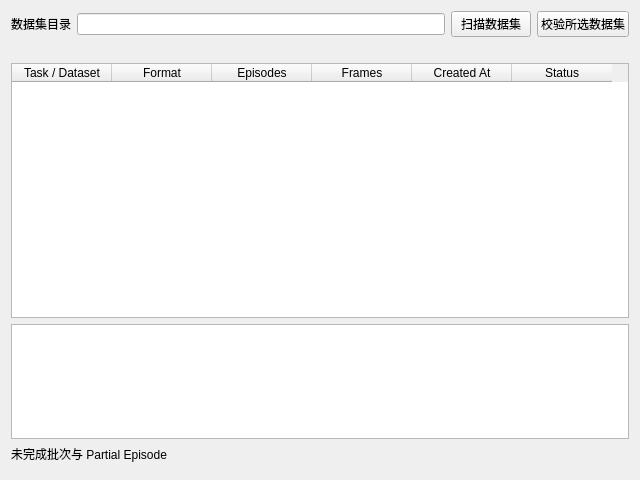
<?xml version='1.0' encoding='utf-8'?>
<ui version="4.0">
 <class>DatasetManagerPage</class>
 <widget class="QWidget" name="DatasetManagerPage">
  <property name="geometry">
   <rect>
    <x>0</x>
    <y>0</y>
    <width>640</width>
    <height>480</height>
   </rect>
  </property>
  <property name="sizePolicy">
   <sizepolicy hsizetype="Preferred" vsizetype="Preferred">
    <horstretch>0</horstretch>
    <verstretch>0</verstretch>
   </sizepolicy>
  </property>
  <layout class="QVBoxLayout" name="dataset_VBoxLayout_1" stretch="0,0,0,0,0,0">
   <property name="leftMargin">
    <number>11</number>
   </property>
   <property name="topMargin">
    <number>11</number>
   </property>
   <property name="rightMargin">
    <number>11</number>
   </property>
   <property name="bottomMargin">
    <number>11</number>
   </property>
   <property name="spacing">
    <number>6</number>
   </property>
   <item>
    <layout class="QHBoxLayout" name="dataset_HBoxLayout_1" stretch="0,0,0,0">
     <property name="leftMargin">
      <number>0</number>
     </property>
     <property name="topMargin">
      <number>0</number>
     </property>
     <property name="rightMargin">
      <number>0</number>
     </property>
     <property name="bottomMargin">
      <number>0</number>
     </property>
     <property name="spacing">
      <number>6</number>
     </property>
     <item>
      <widget class="QLabel" name="dataset_Label_1">
       <property name="sizePolicy">
        <sizepolicy hsizetype="Preferred" vsizetype="Preferred">
         <horstretch>0</horstretch>
         <verstretch>0</verstretch>
        </sizepolicy>
       </property>
       <property name="text">
        <string>数据集目录</string>
       </property>
       <property name="wordWrap">
        <bool>false</bool>
       </property>
       <property name="alignment">
        <set>Qt::AlignLeft|Qt::AlignVCenter</set>
       </property>
       <property name="textInteractionFlags">
        <set>Qt::LinksAccessibleByMouse</set>
       </property>
      </widget>
     </item>
     <item>
      <widget class="QLineEdit" name="dataset_root_edit">
       <property name="sizePolicy">
        <sizepolicy hsizetype="Expanding" vsizetype="Fixed">
         <horstretch>0</horstretch>
         <verstretch>0</verstretch>
        </sizepolicy>
       </property>
       <property name="text">
        <string />
       </property>
       <property name="placeholderText">
        <string />
       </property>
      </widget>
     </item>
     <item>
      <widget class="QPushButton" name="dataset_scan_button">
       <property name="sizePolicy">
        <sizepolicy hsizetype="Minimum" vsizetype="Fixed">
         <horstretch>0</horstretch>
         <verstretch>0</verstretch>
        </sizepolicy>
       </property>
       <property name="text">
        <string>扫描数据集</string>
       </property>
      </widget>
     </item>
     <item>
      <widget class="QPushButton" name="dataset_validate_button">
       <property name="sizePolicy">
        <sizepolicy hsizetype="Minimum" vsizetype="Fixed">
         <horstretch>0</horstretch>
         <verstretch>0</verstretch>
        </sizepolicy>
       </property>
       <property name="text">
        <string>校验所选数据集</string>
       </property>
      </widget>
     </item>
    </layout>
   </item>
   <item>
    <widget class="QLabel" name="dataset_active_label">
     <property name="sizePolicy">
      <sizepolicy hsizetype="Preferred" vsizetype="Preferred">
       <horstretch>0</horstretch>
       <verstretch>0</verstretch>
      </sizepolicy>
     </property>
     <property name="text">
      <string />
     </property>
     <property name="wordWrap">
      <bool>false</bool>
     </property>
     <property name="alignment">
      <set>Qt::AlignLeft|Qt::AlignVCenter</set>
     </property>
     <property name="textInteractionFlags">
      <set>Qt::LinksAccessibleByMouse</set>
     </property>
    </widget>
   </item>
   <item>
    <widget class="QTableWidget" name="dataset_table">
     <property name="sizePolicy">
      <sizepolicy hsizetype="Expanding" vsizetype="Expanding">
       <horstretch>0</horstretch>
       <verstretch>0</verstretch>
      </sizepolicy>
     </property>
     <property name="rowCount">
      <number>0</number>
     </property>
     <property name="columnCount">
      <number>6</number>
     </property>
     <property name="selectionBehavior">
      <enum>QAbstractItemView::SelectRows</enum>
     </property>
     <property name="editTriggers">
      <set>QAbstractItemView::NoEditTriggers</set>
     </property>
     <column>
      <property name="text">
       <string>Task / Dataset</string>
      </property>
     </column>
     <column>
      <property name="text">
       <string>Format</string>
      </property>
     </column>
     <column>
      <property name="text">
       <string>Episodes</string>
      </property>
     </column>
     <column>
      <property name="text">
       <string>Frames</string>
      </property>
     </column>
     <column>
      <property name="text">
       <string>Created At</string>
      </property>
     </column>
     <column>
      <property name="text">
       <string>Status</string>
      </property>
     </column>
    </widget>
   </item>
   <item>
    <widget class="QPlainTextEdit" name="dataset_details">
     <property name="maximumSize">
      <size>
       <width>16777215</width>
       <height>115</height>
      </size>
     </property>
     <property name="sizePolicy">
      <sizepolicy hsizetype="Expanding" vsizetype="Expanding">
       <horstretch>0</horstretch>
       <verstretch>0</verstretch>
      </sizepolicy>
     </property>
     <property name="readOnly">
      <bool>true</bool>
     </property>
     <property name="placeholderText">
      <string />
     </property>
    </widget>
   </item>
   <item>
    <widget class="QLabel" name="dataset_Label_2">
     <property name="sizePolicy">
      <sizepolicy hsizetype="Preferred" vsizetype="Preferred">
       <horstretch>0</horstretch>
       <verstretch>0</verstretch>
      </sizepolicy>
     </property>
     <property name="text">
      <string>未完成批次与 Partial Episode</string>
     </property>
     <property name="wordWrap">
      <bool>false</bool>
     </property>
     <property name="alignment">
      <set>Qt::AlignLeft|Qt::AlignVCenter</set>
     </property>
     <property name="textInteractionFlags">
      <set>Qt::LinksAccessibleByMouse</set>
     </property>
    </widget>
   </item>
   <item>
    <widget class="QWidget" name="dataset_recovery">
     <layout class="QVBoxLayout" name="dataset_recovery_layout">
      <property name="leftMargin">
       <number>0</number>
      </property>
      <property name="topMargin">
       <number>0</number>
      </property>
      <property name="rightMargin">
       <number>0</number>
      </property>
      <property name="bottomMargin">
       <number>0</number>
      </property>
     </layout>
    </widget>
   </item>
  </layout>
 </widget>
 <resources />
 <connections />
</ui>
